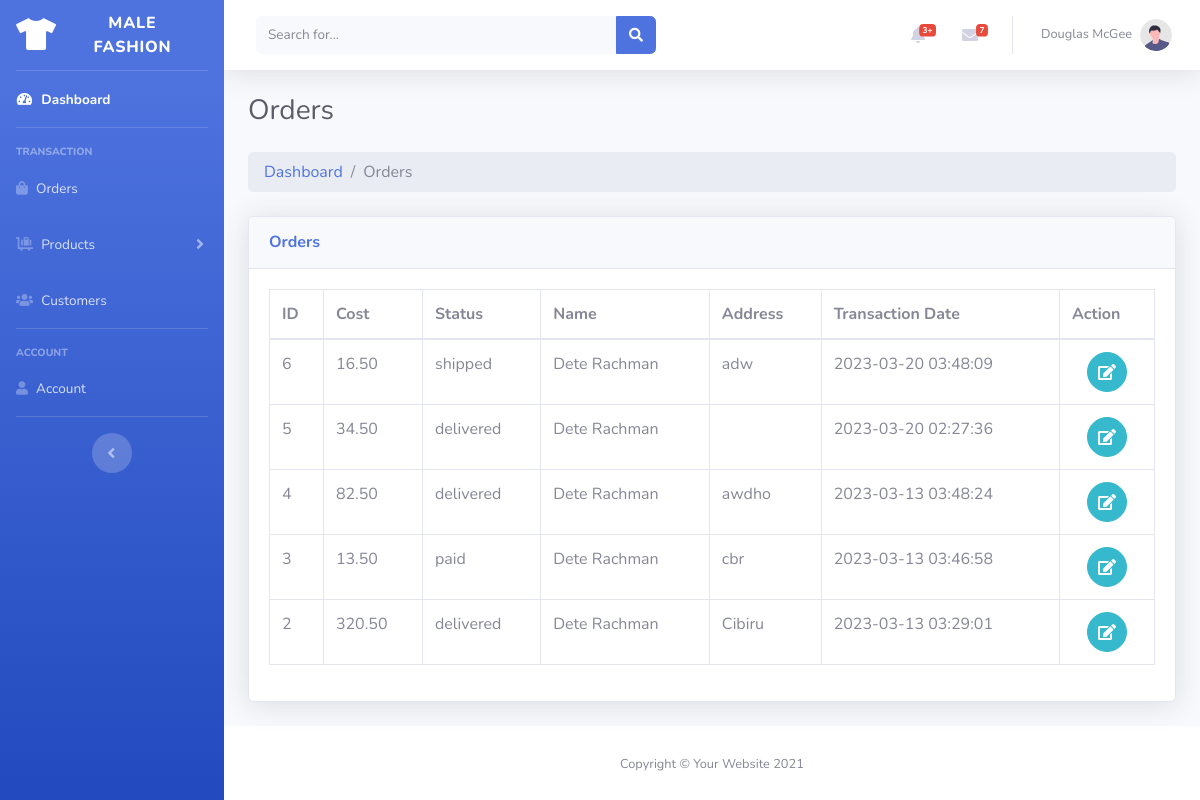
The app's page /admin/orders.php (signed in) with its own data.
### tables this page shows
CREATE TABLE `orders` (
  `order_id` int(11) NOT NULL,
  `order_cost` decimal(10,2) NOT NULL,
  `order_status` varchar(100) NOT NULL DEFAULT 'on_hold',
  `order_rate` tinyint(1) DEFAULT NULL,
  `user_id` int(11) NOT NULL,
  `user_phone` varchar(15) NOT NULL,
  `user_city` varchar(255) NOT NULL,
  `user_address` varchar(255) NOT NULL,
  `order_date` datetime NOT NULL DEFAULT current_timestamp()
);

CREATE TABLE `users` (
  `user_id` int(11) NOT NULL,
  `user_name` varchar(100) NOT NULL,
  `user_email` varchar(100) NOT NULL,
  `user_password` varchar(100) NOT NULL,
  `user_phone` varchar(20) DEFAULT NULL,
  `user_address` varchar(255) DEFAULT NULL,
  `user_city` varchar(100) DEFAULT NULL,
  `user_photo` varchar(255) DEFAULT NULL
);

### admin/orders.php (the view, shortened to what this page needs)
<?php include('layouts/header.php'); ?>
<?php
$query_orders = "SELECT o.order_id, o.order_cost, o.order_status, u.user_name, o.user_address, o.order_date FROM `orders` o, `users` u WHERE o.user_id = u.user_id ORDER BY o.order_date DESC";
$stmt_orders = $conn->prepare($query_orders);
$stmt_orders->execute();
$orders = $stmt_orders->get_result();
?>
<div class="container-fluid">
    <h1 class="h3 mb-2 text-gray-800">Orders</h1>
    <nav class="mt-4 rounded" aria-label="breadcrumb">
        <ol class="breadcrumb px-3 py-2 rounded mb-4">
            <li class="breadcrumb-item"><a href="index.php">Dashboard</a></li>
            <li class="breadcrumb-item active">Orders</li>
        </ol>
    </nav>
    <div class="card shadow mb-4">
        <div class="card-header py-3">
            <h6 class="m-0 font-weight-bold text-primary">Orders</h6>
        </div>
        <div class="card-body">
            <div class="table-responsive">
                <table class="table table-bordered" id="dataTable" width="100%" cellspacing="0">
                    <thead>
                        <tr>
                            <th>ID</th>
                            <th>Cost</th>
                            <th>Status</th>
                            <th>Name</th>
                            <th>Address</th>
                            <th>Transaction Date</th>
                            <th>Action</th>
                        </tr>
                    </thead>
                    <tbody>
                        <?php foreach ($orders as $order) { ?>
                            <tr>
                                <td>
                                    <?php echo $order['order_id']; ?>
                                </td>
                                <td>
                                    <?php echo $order['order_cost']; ?>
                                </td>
                                <td>
                                    <?php echo $order['order_status']; ?>
                                </td>
                                <td>
                                    <?php echo $order['user_name']; ?>
                                </td>
                                <td>
                                    <?php echo $order['user_address']; ?>
                                </td>
                                <td>
                                    <?php echo $order['order_date']; ?>
                                </td>
                                <td class="text-center">
                                    <a href="edit_order.php?order_id=<?php echo $order['order_id']; ?>"
                                        class="btn btn-info btn-circle">
                                        <i class="fas fa-edit"></i>
                                    </a>
                                </td>
                            </tr>
                        <?php } ?>
                    </tbody>
                </table>
            </div>
        </div>
    </div>
</div>
</div>
<?php include('layouts/footer.php'); ?>

### records on screen
orders: order_id "6", order_cost "16.50", order_status "shipped", user.user_name "Dete Rachman", user_address "adw", order_date "2023-03-20 03:48:09"
orders: order_id "5", order_cost "34.50", order_status "delivered", user.user_name "Dete Rachman", order_date "2023-03-20 02:27:36"
orders: order_id "4", order_cost "82.50", order_status "delivered", user.user_name "Dete Rachman", user_address "awdho", order_date "2023-03-13 03:48:24"
orders: order_id "3", order_cost "13.50", order_status "paid", user.user_name "Dete Rachman", user_address "cbr", order_date "2023-03-13 03:46:58"
orders: order_id "2", order_cost "320.50", order_status "delivered", user.user_name "Dete Rachman", user_address "Cibiru", order_date "2023-03-13 03:29:01"
